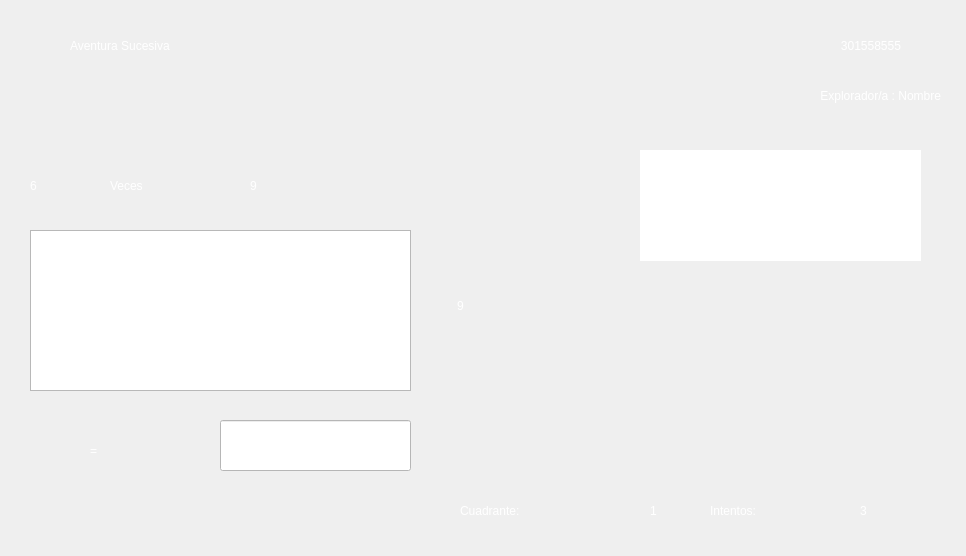
<?xml version="1.0" encoding="UTF-8"?>
<ui version="4.0">
 <class>AmigosContinuos</class>
 <widget class="QMainWindow" name="AmigosContinuos">
  <property name="geometry">
   <rect>
    <x>0</x>
    <y>0</y>
    <width>966</width>
    <height>556</height>
   </rect>
  </property>
  <property name="windowTitle">
   <string>Shake-Shake</string>
  </property>
  <property name="styleSheet">
   <string notr="true">QLabel{
	
	color: rgb(255, 255, 255);
	font: 30pt &quot;Times New Roman&quot;;

}

QPushButton{
	border-radius: 60px;
}
QPushButton:pressed {
	border-radius: 30px;
    padding-top: 2px;
    padding-left: 3px;
}
QPushButton:hover {
	qproperty-iconSize: 16px 16px;

        padding-right: 3px;
}</string>
  </property>
  <widget class="QWidget" name="centralwidget">
   <widget class="QLabel" name="label">
    <property name="geometry">
     <rect>
      <x>70</x>
      <y>10</y>
      <width>321</width>
      <height>71</height>
     </rect>
    </property>
    <property name="styleSheet">
     <string notr="true"/>
    </property>
    <property name="text">
     <string>Aventura Sucesiva</string>
    </property>
   </widget>
   <widget class="QLineEdit" name="resultado">
    <property name="geometry">
     <rect>
      <x>220</x>
      <y>420</y>
      <width>191</width>
      <height>51</height>
     </rect>
    </property>
    <property name="styleSheet">
     <string notr="true">font: 26pt &quot;Times New Roman&quot;;
background-color: rgb(255, 255, 255);
</string>
    </property>
    <property name="text">
     <string/>
    </property>
   </widget>
   <widget class="QLabel" name="label_3">
    <property name="geometry">
     <rect>
      <x>90</x>
      <y>430</y>
      <width>51</width>
      <height>41</height>
     </rect>
    </property>
    <property name="styleSheet">
     <string notr="true"/>
    </property>
    <property name="text">
     <string>=</string>
    </property>
   </widget>
   <widget class="QPushButton" name="siguiente">
    <property name="geometry">
     <rect>
      <x>660</x>
      <y>360</y>
      <width>121</width>
      <height>141</height>
     </rect>
    </property>
    <property name="styleSheet">
     <string notr="true"/>
    </property>
    <property name="text">
     <string/>
    </property>
    <property name="icon">
     <iconset>
      <normaloff>Images/Siguiente.png</normaloff>Images/Siguiente.png</iconset>
    </property>
    <property name="iconSize">
     <size>
      <width>150</width>
      <height>150</height>
     </size>
    </property>
   </widget>
   <widget class="QLabel" name="numero1">
    <property name="geometry">
     <rect>
      <x>30</x>
      <y>170</y>
      <width>61</width>
      <height>31</height>
     </rect>
    </property>
    <property name="styleSheet">
     <string notr="true"/>
    </property>
    <property name="text">
     <string>6</string>
    </property>
   </widget>
   <widget class="QLabel" name="Sumatoria_4">
    <property name="geometry">
     <rect>
      <x>110</x>
      <y>170</y>
      <width>101</width>
      <height>31</height>
     </rect>
    </property>
    <property name="styleSheet">
     <string notr="true"/>
    </property>
    <property name="text">
     <string>Veces</string>
    </property>
   </widget>
   <widget class="QLabel" name="numero2">
    <property name="geometry">
     <rect>
      <x>250</x>
      <y>170</y>
      <width>61</width>
      <height>31</height>
     </rect>
    </property>
    <property name="styleSheet">
     <string notr="true"/>
    </property>
    <property name="text">
     <string>9 </string>
    </property>
   </widget>
   <widget class="QTextEdit" name="dialogo">
    <property name="enabled">
     <bool>true</bool>
    </property>
    <property name="geometry">
     <rect>
      <x>640</x>
      <y>150</y>
      <width>281</width>
      <height>111</height>
     </rect>
    </property>
    <property name="styleSheet">
     <string notr="true">font: 18pt &quot;Times New Roman&quot;;
border:none</string>
    </property>
    <property name="html">
     <string>&lt;!DOCTYPE HTML PUBLIC &quot;-//W3C//DTD HTML 4.0//EN&quot; &quot;http://www.w3.org/TR/REC-html40/strict.dtd&quot;&gt;
&lt;html&gt;&lt;head&gt;&lt;meta name=&quot;qrichtext&quot; content=&quot;1&quot; /&gt;&lt;style type=&quot;text/css&quot;&gt;
p, li { white-space: pre-wrap; }
&lt;/style&gt;&lt;/head&gt;&lt;body style=&quot; font-family:'Times New Roman'; font-size:18pt; font-weight:400; font-style:normal;&quot;&gt;
&lt;p style=&quot;-qt-paragraph-type:empty; margin-top:0px; margin-bottom:0px; margin-left:0px; margin-right:0px; -qt-block-indent:0; text-indent:0px;&quot;&gt;&lt;br /&gt;&lt;/p&gt;&lt;/body&gt;&lt;/html&gt;</string>
    </property>
   </widget>
   <widget class="QLabel" name="shake">
    <property name="geometry">
     <rect>
      <x>490</x>
      <y>220</y>
      <width>141</width>
      <height>141</height>
     </rect>
    </property>
    <property name="text">
     <string/>
    </property>
    <property name="pixmap">
     <pixmap>Images/shake2.png</pixmap>
    </property>
    <property name="scaledContents">
     <bool>true</bool>
    </property>
   </widget>
   <widget class="QLabel" name="label_2">
    <property name="geometry">
     <rect>
      <x>-180</x>
      <y>-90</y>
      <width>1161</width>
      <height>691</height>
     </rect>
    </property>
    <property name="text">
     <string/>
    </property>
    <property name="pixmap">
     <pixmap>Images/fondo.jpg</pixmap>
    </property>
    <property name="scaledContents">
     <bool>true</bool>
    </property>
    <property name="alignment">
     <set>Qt::AlignCenter</set>
    </property>
   </widget>
   <widget class="QLabel" name="label_9">
    <property name="geometry">
     <rect>
      <x>550</x>
      <y>90</y>
      <width>411</width>
      <height>251</height>
     </rect>
    </property>
    <property name="styleSheet">
     <string notr="true">font: 16pt &quot;Pristina&quot;;
</string>
    </property>
    <property name="text">
     <string/>
    </property>
    <property name="pixmap">
     <pixmap>Images/dialogo2.png</pixmap>
    </property>
    <property name="scaledContents">
     <bool>true</bool>
    </property>
   </widget>
   <widget class="QLabel" name="intentos">
    <property name="geometry">
     <rect>
      <x>860</x>
      <y>480</y>
      <width>51</width>
      <height>61</height>
     </rect>
    </property>
    <property name="styleSheet">
     <string notr="true"/>
    </property>
    <property name="text">
     <string>3</string>
    </property>
   </widget>
   <widget class="QLabel" name="numero1_3">
    <property name="geometry">
     <rect>
      <x>710</x>
      <y>480</y>
      <width>161</width>
      <height>61</height>
     </rect>
    </property>
    <property name="styleSheet">
     <string notr="true"/>
    </property>
    <property name="text">
     <string>Intentos:</string>
    </property>
   </widget>
   <widget class="QLabel" name="labelnivel">
    <property name="geometry">
     <rect>
      <x>650</x>
      <y>480</y>
      <width>51</width>
      <height>61</height>
     </rect>
    </property>
    <property name="styleSheet">
     <string notr="true"/>
    </property>
    <property name="text">
     <string>1</string>
    </property>
   </widget>
   <widget class="QLabel" name="numero1_4">
    <property name="geometry">
     <rect>
      <x>460</x>
      <y>480</y>
      <width>191</width>
      <height>61</height>
     </rect>
    </property>
    <property name="styleSheet">
     <string notr="true"/>
    </property>
    <property name="text">
     <string>Cuadrante:</string>
    </property>
   </widget>
   <widget class="QPushButton" name="mas">
    <property name="geometry">
     <rect>
      <x>440</x>
      <y>230</y>
      <width>41</width>
      <height>41</height>
     </rect>
    </property>
    <property name="text">
     <string/>
    </property>
    <property name="icon">
     <iconset>
      <normaloff>Images/mas.png</normaloff>Images/mas.png</iconset>
    </property>
    <property name="iconSize">
     <size>
      <width>50</width>
      <height>50</height>
     </size>
    </property>
   </widget>
   <widget class="QPushButton" name="menos">
    <property name="geometry">
     <rect>
      <x>440</x>
      <y>340</y>
      <width>41</width>
      <height>41</height>
     </rect>
    </property>
    <property name="text">
     <string/>
    </property>
    <property name="icon">
     <iconset>
      <normaloff>Images/menos.png</normaloff>Images/menos.png</iconset>
    </property>
    <property name="iconSize">
     <size>
      <width>50</width>
      <height>50</height>
     </size>
    </property>
   </widget>
   <widget class="QTextEdit" name="representa">
    <property name="geometry">
     <rect>
      <x>30</x>
      <y>230</y>
      <width>381</width>
      <height>161</height>
     </rect>
    </property>
    <property name="styleSheet">
     <string notr="true">font: 30pt &quot;Times New Roman&quot;;</string>
    </property>
    <property name="html">
     <string>&lt;!DOCTYPE HTML PUBLIC &quot;-//W3C//DTD HTML 4.0//EN&quot; &quot;http://www.w3.org/TR/REC-html40/strict.dtd&quot;&gt;
&lt;html&gt;&lt;head&gt;&lt;meta name=&quot;qrichtext&quot; content=&quot;1&quot; /&gt;&lt;style type=&quot;text/css&quot;&gt;
p, li { white-space: pre-wrap; }
&lt;/style&gt;&lt;/head&gt;&lt;body style=&quot; font-family:'Times New Roman'; font-size:30pt; font-weight:400; font-style:normal;&quot;&gt;
&lt;p style=&quot;-qt-paragraph-type:empty; margin-top:0px; margin-bottom:0px; margin-left:0px; margin-right:0px; -qt-block-indent:0; text-indent:0px;&quot;&gt;&lt;br /&gt;&lt;/p&gt;&lt;/body&gt;&lt;/html&gt;</string>
    </property>
   </widget>
   <widget class="QPushButton" name="salir">
    <property name="geometry">
     <rect>
      <x>800</x>
      <y>370</y>
      <width>121</width>
      <height>121</height>
     </rect>
    </property>
    <property name="cursor">
     <cursorShape>PointingHandCursor</cursorShape>
    </property>
    <property name="styleSheet">
     <string notr="true"/>
    </property>
    <property name="text">
     <string/>
    </property>
    <property name="icon">
     <iconset>
      <normaloff>Images/newSalir.png</normaloff>Images/newSalir.png</iconset>
    </property>
    <property name="iconSize">
     <size>
      <width>150</width>
      <height>150</height>
     </size>
    </property>
   </widget>
   <widget class="QLabel" name="numero2aux">
    <property name="geometry">
     <rect>
      <x>430</x>
      <y>280</y>
      <width>61</width>
      <height>51</height>
     </rect>
    </property>
    <property name="styleSheet">
     <string notr="true"/>
    </property>
    <property name="text">
     <string>9</string>
    </property>
    <property name="alignment">
     <set>Qt::AlignCenter</set>
    </property>
   </widget>
   <widget class="QLabel" name="nombre">
    <property name="geometry">
     <rect>
      <x>650</x>
      <y>80</y>
      <width>291</width>
      <height>31</height>
     </rect>
    </property>
    <property name="styleSheet">
     <string notr="true">color: rgb(255, 255, 255);
font: 20pt &quot;Times New Roman&quot;;</string>
    </property>
    <property name="text">
     <string>Explorador/a : Nombre</string>
    </property>
    <property name="alignment">
     <set>Qt::AlignRight|Qt::AlignTrailing|Qt::AlignVCenter</set>
    </property>
   </widget>
   <widget class="QLabel" name="label_4">
    <property name="geometry">
     <rect>
      <x>910</x>
      <y>20</y>
      <width>41</width>
      <height>41</height>
     </rect>
    </property>
    <property name="text">
     <string/>
    </property>
    <property name="pixmap">
     <pixmap>Images/shake.png</pixmap>
    </property>
    <property name="scaledContents">
     <bool>true</bool>
    </property>
   </widget>
   <widget class="QLabel" name="totalEstrellas">
    <property name="geometry">
     <rect>
      <x>710</x>
      <y>30</y>
      <width>191</width>
      <height>31</height>
     </rect>
    </property>
    <property name="styleSheet">
     <string notr="true">color: rgb(255, 255, 255);
font: 20pt &quot;Times New Roman&quot;;</string>
    </property>
    <property name="text">
     <string>301558555</string>
    </property>
    <property name="alignment">
     <set>Qt::AlignRight|Qt::AlignTrailing|Qt::AlignVCenter</set>
    </property>
   </widget>
   <zorder>label_2</zorder>
   <zorder>shake</zorder>
   <zorder>label_9</zorder>
   <zorder>label</zorder>
   <zorder>resultado</zorder>
   <zorder>label_3</zorder>
   <zorder>siguiente</zorder>
   <zorder>numero1</zorder>
   <zorder>Sumatoria_4</zorder>
   <zorder>numero2</zorder>
   <zorder>dialogo</zorder>
   <zorder>intentos</zorder>
   <zorder>numero1_3</zorder>
   <zorder>labelnivel</zorder>
   <zorder>numero1_4</zorder>
   <zorder>mas</zorder>
   <zorder>menos</zorder>
   <zorder>representa</zorder>
   <zorder>salir</zorder>
   <zorder>numero2aux</zorder>
   <zorder>nombre</zorder>
   <zorder>label_4</zorder>
   <zorder>totalEstrellas</zorder>
  </widget>
 </widget>
 <resources/>
 <connections/>
</ui>
